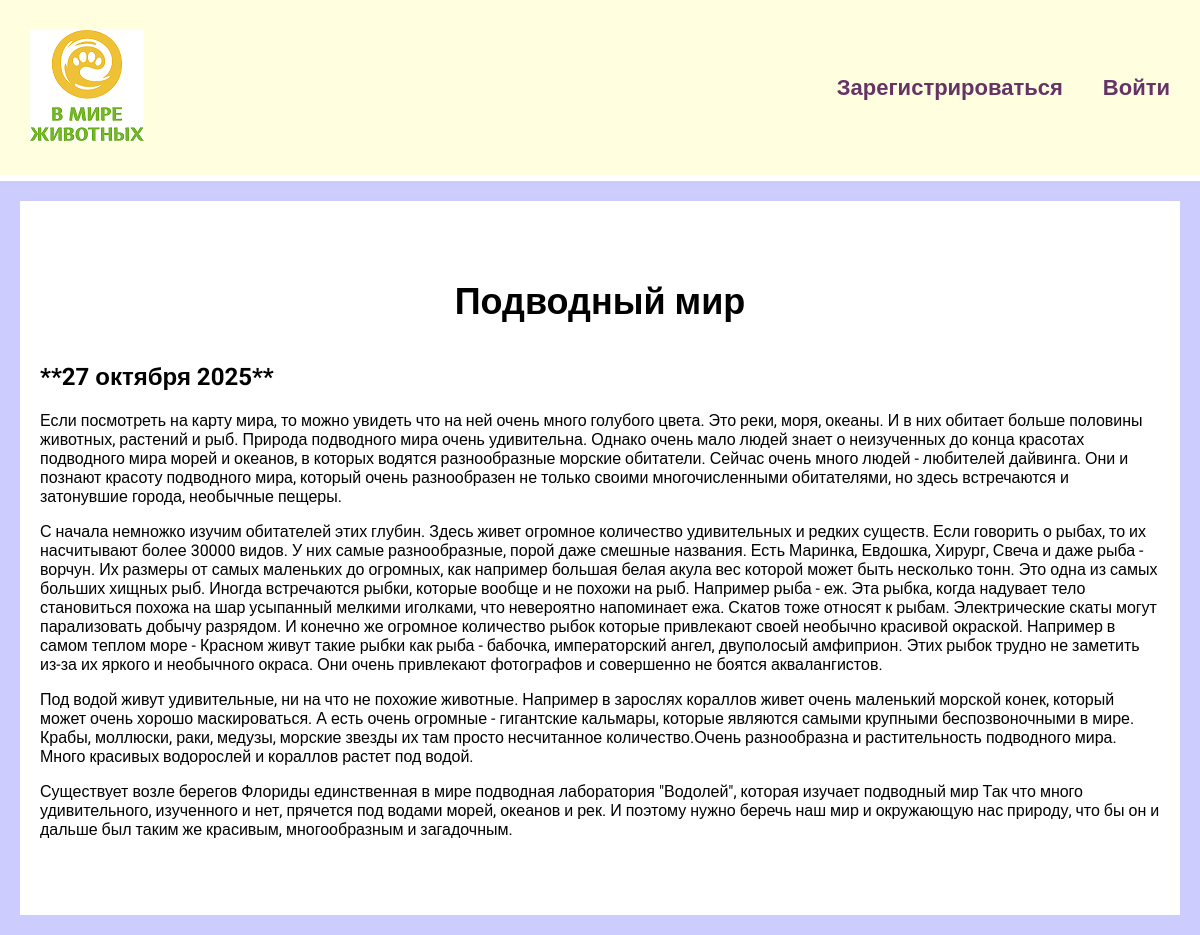
Page /blog/2 on the committed database.
### blog/models.py (models this page shows, shortened)
class Blog(models.Model):
    title = models.CharField(max_length=200)
    description = models.TextField()
    date = models.DateField()

### blog/views.py (the view)
# urls.py: path('<int:blog_id>', views.detail, name='detail'),
def detail(request, blog_id):
    blog = get_object_or_404(Blog, pk=blog_id)
    return render(request, 'blog/details.html', {'blog': blog})

### blog/templates/blog/details.html
{% extends 'skills/base.html' %}
{% block content %}
<div class="detail">
    <h1>{{ blog.title }}</h1>
    <h2>**{{ blog.date|date:'j E Y' }}**</h2>
    {{ blog.description|safe }}
</div>
{% endblock %}

### skills/static/css/style.css (style rules this page uses)
body { font-family: "Roboto", sans-serif; padding: 0; margin: 0; background: #ccccff; }
.content h1 { text-align: center; margin: 60px 0 40px; font-size: 36px; }
.detail { background: #FFF; padding: 20px 20px 60px; }

### rows in the picture
Blog: title "Подводный мир", date "27 октября 2025", description "Если посмотреть на карту мира, то можно увидеть что на ней очень много голубого цвета. Это реки, моря, океаны. И в них обитает больше половины животных, растений и рыб. Природа подводного мира очень удивительна. Однако очень мало людей знает о неизученных до конца красотах подводного мира морей и океанов, в которых водятся разнообразные морские обитатели. Сейчас очень много людей - любителей дайвинга. Они и познают красоту подводного мира, который очень разнообразен не только своими многочисленными обитателями, но здесь встречаются и затонувшие города, необычные пещеры. С начала немножко изучим обитателей этих глубин. Здесь живет огромное количество удивительных и редких существ. Если…"
